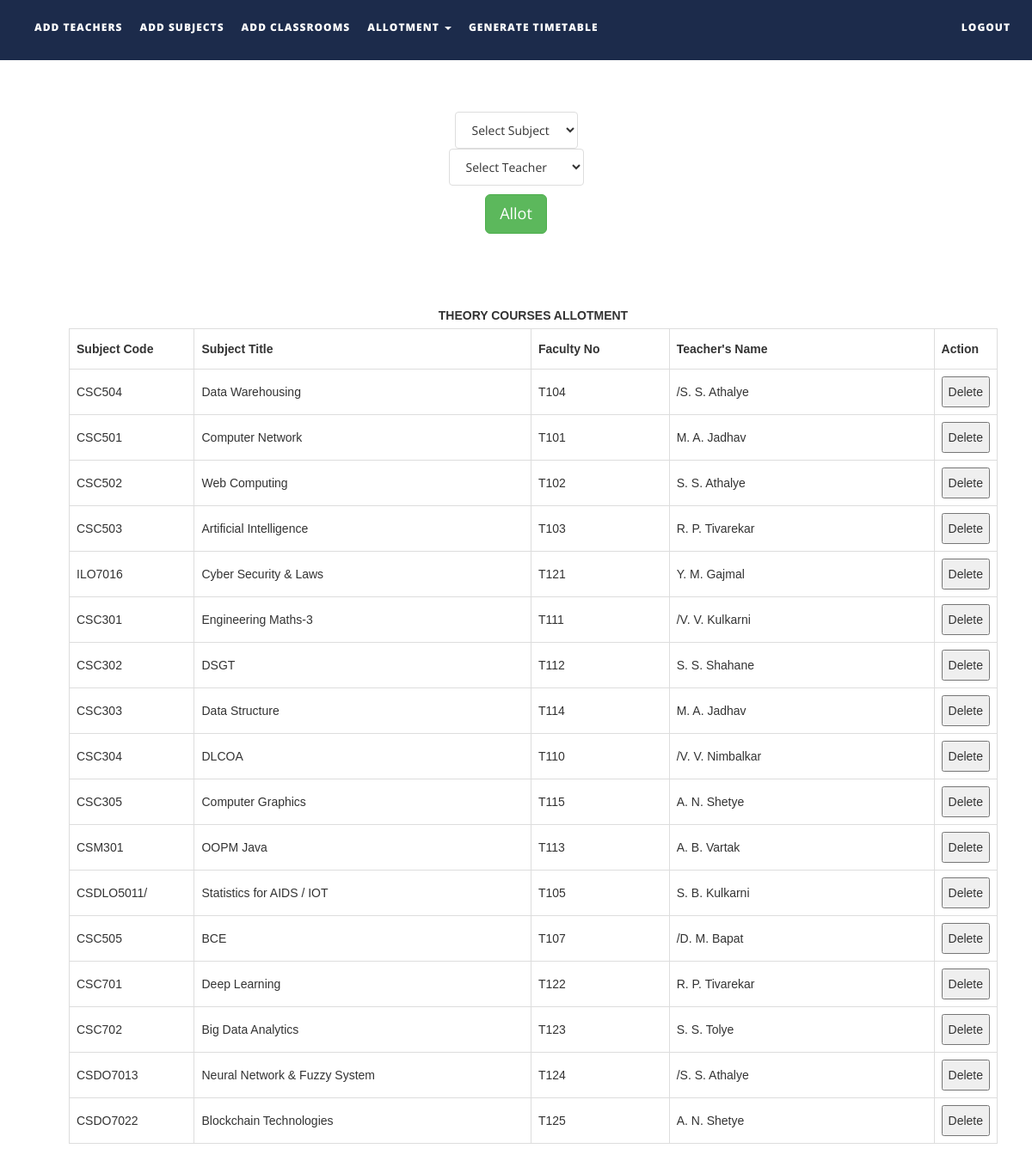
/allotsubjects.php, run on the app's committed database.
### tables this page shows
CREATE TABLE `subjects` (
  `subject_code` varchar(10) NOT NULL,
  `subject_name` varchar(100) NOT NULL,
  `course_type` varchar(15) NOT NULL,
  `semester` int(1) NOT NULL,
  `department` varchar(50) NOT NULL,
  `isAlloted` int(1) NOT NULL,
  `allotedto` text NOT NULL,
  `allotedto2` text NOT NULL,
  `allotedto3` text NOT NULL
);

CREATE TABLE `teachers` (
  `faculty_number` varchar(10) NOT NULL,
  `name` text NOT NULL,
  `alias` varchar(40) NOT NULL,
  `designation` varchar(30) NOT NULL,
  `contact_number` varchar(15) NOT NULL
);

### allotsubjects.php (the view, shortened to what this page needs)
<!DOCTYPE html>
<html xmlns="http://www.w3.org/1999/xhtml">
<head>
    <link href="assets/css/bootstrap.css" rel="stylesheet"/>
    <link href="assets/css/font-awesome.min.css" rel="stylesheet"/>
    <link href="assets/css/flexslider.css" rel="stylesheet"/>
    <link href="assets/css/style.css" rel="stylesheet"/>
</head>
<body>
<div class="navbar navbar-inverse navbar-fixed-top " id="menu">
    <div class="container">
        <div class="navbar-collapse collapse move-me">
            <ul class="nav navbar-nav navbar-left">
                <li><a href="addteachers.php">ADD TEACHERS</a></li>
                <li><a href="addsubjects.php">ADD SUBJECTS</a></li>
                <li><a href="addclassrooms.php">ADD CLASSROOMS</a></li>
                <li class="dropdown"><a class="dropdown-toggle" data-toggle="dropdown" aria-expanded="false">ALLOTMENT
                        <span class="caret"></span></a>
                </li>
                <li><a href="generatetimetable.php">GENERATE TIMETABLE</a></li>
            </ul>
            <ul class="nav navbar-nav navbar-right">
                <li><a href="index.php">LOGOUT</a></li>
            </ul>
        </div>
    </div>
</div>
<br>
<div align="center">
    <form action="allotmentFormvalidation.php" method="post" style="margin-top: 100px">
        <div style="margin-top: 5px">
            <select name="tobealloted" class="list-group-item">
                <?php
                $q = mysqli_query(mysqli_connect("localhost", "root", "", "ttms"),
                    "SELECT * FROM subjects");
                $row_count = mysqli_num_rows($q);
                if ($row_count) {
                    $mystring = '
         <option selected disabled>Select Subject</option>';
                    while ($row = mysqli_fetch_assoc($q)) {
                        if ($row['isAlloted'] == 1 || $row['course_type'] == "LAB")
                            continue;
                        $mystring .= '<option value="' . $row['subject_code'] . '">' . $row['subject_name'] . '</option>';
                    }
                    echo $mystring;
                }
                ?>
            </select>
        </div>
        <div>
            <select name="toalloted" class="list-group-item">
                <?php
                $q = mysqli_query(mysqli_connect("localhost", "root", "", "ttms"),
                    "SELECT * FROM teachers ");
                $row_count = mysqli_num_rows($q);
                if ($row_count) {
                    $mystring = '
         <option selected disabled>Select Teacher</option>';
                    while ($row = mysqli_fetch_assoc($q)) {
                        $mystring .= '<option value="' . $row['faculty_number'] . '">' . $row['name'] . '</option>';
                    }
                    echo $mystring;
                }
                ?>
            </select>
        </div>
        <div style="margin-top: 10px">
            <button type="submit" class="btn btn-success btn-lg">Allot</button>
        </div>
    </form>
</div>
<table id=allotedsubjectstable>
    <caption><strong>THEORY COURSES ALLOTMENT</strong></caption>
    <tr>
        <th width="150">Subject Code</th>
        <th width=420>Subject Title</th>
        <th width="170">Faculty No</th>
        <th width="330">Teacher's Name</th>
        <th width="40">Action</th>
    </tr>
    <tbody>
    <?php
    $q = mysqli_query(mysqli_connect("localhost", "root", "", "ttms"),
        "SELECT * FROM subjects ");
    while ($row = mysqli_fetch_assoc($q)) {
        if ($row['isAlloted'] == 0 || $row['course_type'] == 'LAB')
            continue;
        $teacher_id = $row['allotedto'];
        $t = mysqli_query(mysqli_connect("localhost", "root", "", "ttms"),
            "SELECT name FROM teachers WHERE faculty_number = '$teacher_id'");
        $trow = mysqli_fetch_assoc($t);
        echo "<tr><td>{$row['subject_code']}</td>
                    <td>{$row['subject_name']}</td>
                    <td>{$row['allotedto']}</td>
                    <td>{$trow['name']}</td>
                   <td>
                    <button>Delete</button></td>
                    </tr>\n";
    }
    ?>
    </tbody>
</table>
</body>
</html>

### assets/css/style.css (style rules this page uses)
#menu { background-color: rgba(28, 43, 75, 1); color: #fff; font-size: 12px; font-weight: 900; letter-spacing: 1px; min-height: 70px; }
.navbar-inverse { border-color: transparent; }
.navbar-inverse .navbar-nav > li > a, .navbar-inverse .navbar-nav > li > a:hover { color: #FFF; padding: 22px 10px; }

### allotsubjects.php (style rules this page uses)
table { margin-top: 80px; margin-bottom: 50px; font-family: arial, sans-serif; border-collapse: collapse; margin-left: 80px; width: 90%; }
td, th { border: 1px solid #dddddd; text-align: left; padding: 8px; }
tr:nth-child(even) { background-color: #fff; }

### data on the page
subjects: subject_code "CSC504", subject_name "Data Warehousing", allotedto "T104", teachers.name "/S. S. Athalye"
subjects: subject_code "CSC501", subject_name "Computer Network", allotedto "T101", teachers.name "M. A. Jadhav"
subjects: subject_code "CSC502", subject_name "Web Computing", allotedto "T102", teachers.name "S. S. Athalye"
subjects: subject_code "CSC503", subject_name "Artificial Intelligence", allotedto "T103", teachers.name "R. P. Tivarekar"
subjects: subject_code "ILO7016", subject_name "Cyber Security & Laws", allotedto "T121", teachers.name "Y. M. Gajmal"
subjects: subject_code "CSC301", subject_name "Engineering Maths-3", allotedto "T111", teachers.name "/V. V. Kulkarni"
subjects: subject_code "CSC302", subject_name "DSGT", allotedto "T112", teachers.name "S. S. Shahane"
subjects: subject_code "CSC303", subject_name "Data Structure", allotedto "T114", teachers.name "M. A. Jadhav"
subjects: subject_code "CSC304", subject_name "DLCOA", allotedto "T110", teachers.name "/V. V. Nimbalkar"
subjects: subject_code "CSC305", subject_name "Computer Graphics", allotedto "T115", teachers.name "A. N. Shetye"
subjects: subject_code "CSM301", subject_name "OOPM Java", allotedto "T113", teachers.name "A. B. Vartak"
subjects: subject_code "CSDLO5011/", subject_name "Statistics for AIDS / IOT", allotedto "T105", teachers.name "S. B. Kulkarni"
subjects: subject_code "CSC505", subject_name "BCE", allotedto "T107", teachers.name "/D. M. Bapat"
subjects: subject_code "CSC701", subject_name "Deep Learning", allotedto "T122", teachers.name "R. P. Tivarekar"
subjects: subject_code "CSC702", subject_name "Big Data Analytics", allotedto "T123", teachers.name "S. S. Tolye"
subjects: subject_code "CSDO7013", subject_name "Neural Network & Fuzzy System", allotedto "T124", teachers.name "/S. S. Athalye"
subjects: subject_code "CSDO7022", subject_name "Blockchain Technologies", allotedto "T125", teachers.name "A. N. Shetye"
